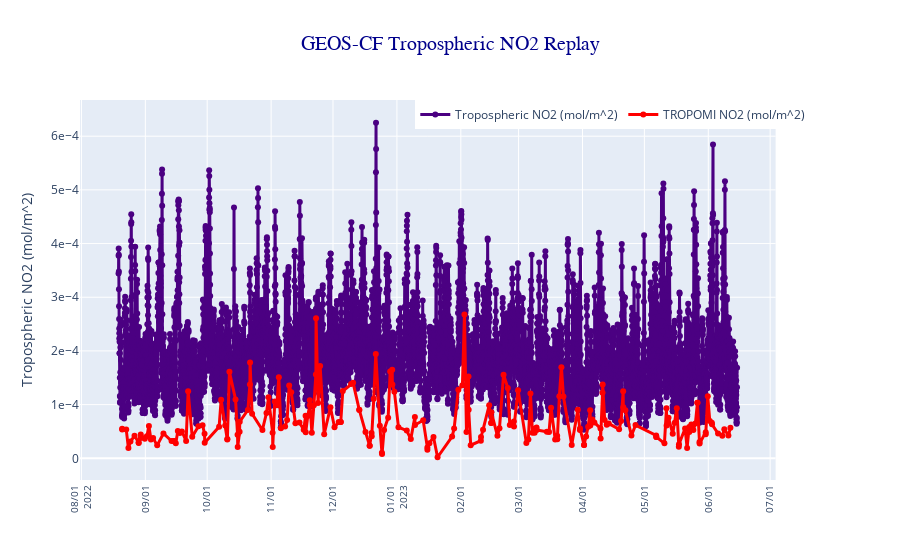

This figure's notebook cell:
### Markdown cell above
### Creating an Interactive Time-Series Plot

In this section, we create and save an interactive plotly plot showing a time-series of tropospheric NO2 data from GEOS-CF and TROPOMI.

### Code cell
# Make the figure object
fig=make_subplots(specs=[[{"secondary_y":True}]])

# Create the first plotly trace showing GEOS-CF tropospheric NO2
fig.add_trace(
    go.Scatter(
    x=cf_chm_features['datetime'],
    y=cf_chm_features[cfTropBand],
    name="Tropospheric NO2 (mol/m^2)",
    #mode='lines+markers',
    #hoverinfo='y',
    line = dict(color='indigo', width=3)
     ),
    secondary_y=False)

# Create the second plotly trace showing TROPOMI tropospheric NO2
fig.add_trace(
    go.Scatter(
    x=trop_features['datetime'],
    y=trop_features[tropNo2Band],
    name="TROPOMI NO2 (mol/m^2)",
    #mode='markers',
    #hoverinfo='Date=x<br>Value=y',
    line = dict(color='red', width=3)
     ),
    secondary_y=False)
fig.update_traces(mode="markers+lines", hovertemplate=None)

# Update figure axis aesthetics and labels
fig.update_layout(hoverlabel_bgcolor='#DAEEED',  #Change the background color of the tooltip to light gray
             title_text="GEOS-CF Tropospheric NO2 Replay", #Add a chart title
             title_font_family="Times New Roman",
             title_font_size = 20,
             title_font_color="darkblue", #Specify font color of the title
             title_x=0.5, #Specify the title position
             hovermode="x",
             xaxis=dict(
                    tickfont_size=10,
                    tickangle = 270,
                    showgrid = True,
                    zeroline = True,
                    showline = True,
                    showticklabels = True,
                    #dtick=86400000,
                    dtick="M1",
                    tickformat="%m/%d\n%Y"
                    ),
             legend = dict(orientation = 'h', xanchor = "center", x = 0.72, y= 1), #Adjust legend position
             yaxis_title='Tropospheric NO2 (mol/m^2)')

# Set scientific notation format for y-axis
fig.update_yaxes(exponentformat='e')

# Write the image to a local html file
fig.write_html('surface_no2.html')

# Display the figure
display(fig)

### Figure 1 — Plotly figure (JSON) as saved in the notebook; plotly's stock layout.template omitted (floating-point values rounded to 4 significant figures; data arrays with more than 128 entries replaced by an {"elided": "..."} marker saying what was removed)
{"data": [{"line": {"color": "indigo", "width": 3}, "mode": "markers+lines", "name": "Tropospheric NO2 (mol/m^2)", "type": "scatter", "x": {"elided": "7200 str values"}, "xaxis": "x", "y": {"elided": "7200 float values"}, "yaxis": "y"}, {"line": {"color": "red", "width": 3}, "mode": "markers+lines", "name": "TROPOMI NO2 (mol/m^2)", "type": "scatter", "x": {"elided": "212 str values"}, "xaxis": "x", "y": {"elided": "212 float values"}, "yaxis": "y"}], "layout": {"hoverlabel": {"bgcolor": "#DAEEED"}, "hovermode": "x", "legend": {"orientation": "h", "x": 0.72, "xanchor": "center", "y": 1}, "title": {"font": {"color": "darkblue", "family": "Times New Roman", "size": 20}, "text": "GEOS-CF Tropospheric NO2 Replay", "x": 0.5}, "xaxis": {"anchor": "y", "domain": [0, 0.94], "dtick": "M1", "showgrid": true, "showline": true, "showticklabels": true, "tickangle": -90, "tickfont": {"size": 10}, "tickformat": "%m/%d\n%Y", "zeroline": true}, "yaxis": {"anchor": "x", "domain": [0, 1], "exponentformat": "e", "title": {"text": "Tropospheric NO2 (mol/m^2)"}}, "yaxis2": {"anchor": "x", "exponentformat": "e", "overlaying": "y", "side": "right"}}}
